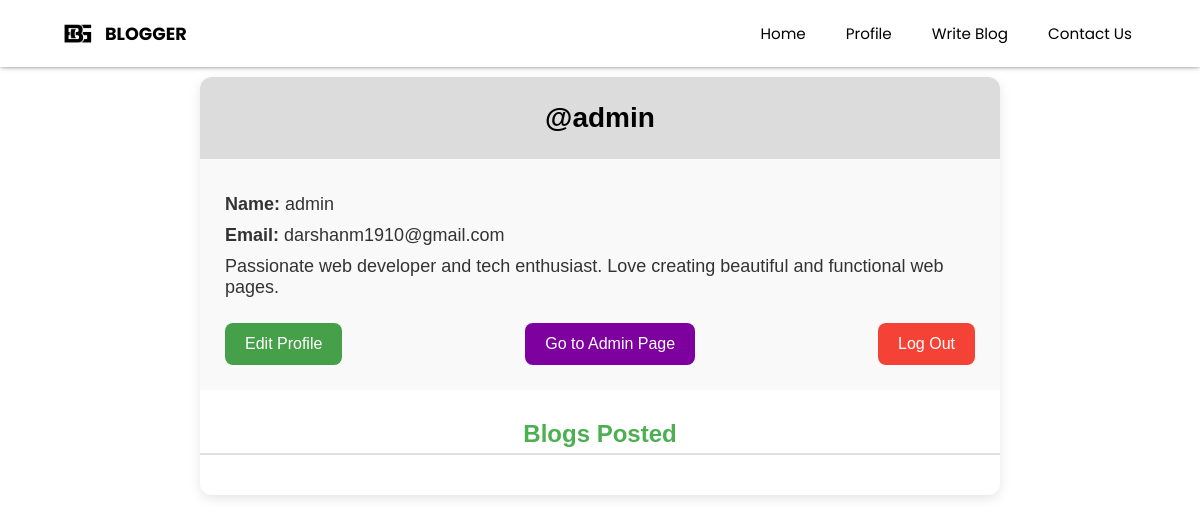
The page /profile/ (signed in) on the database as committed earlier.
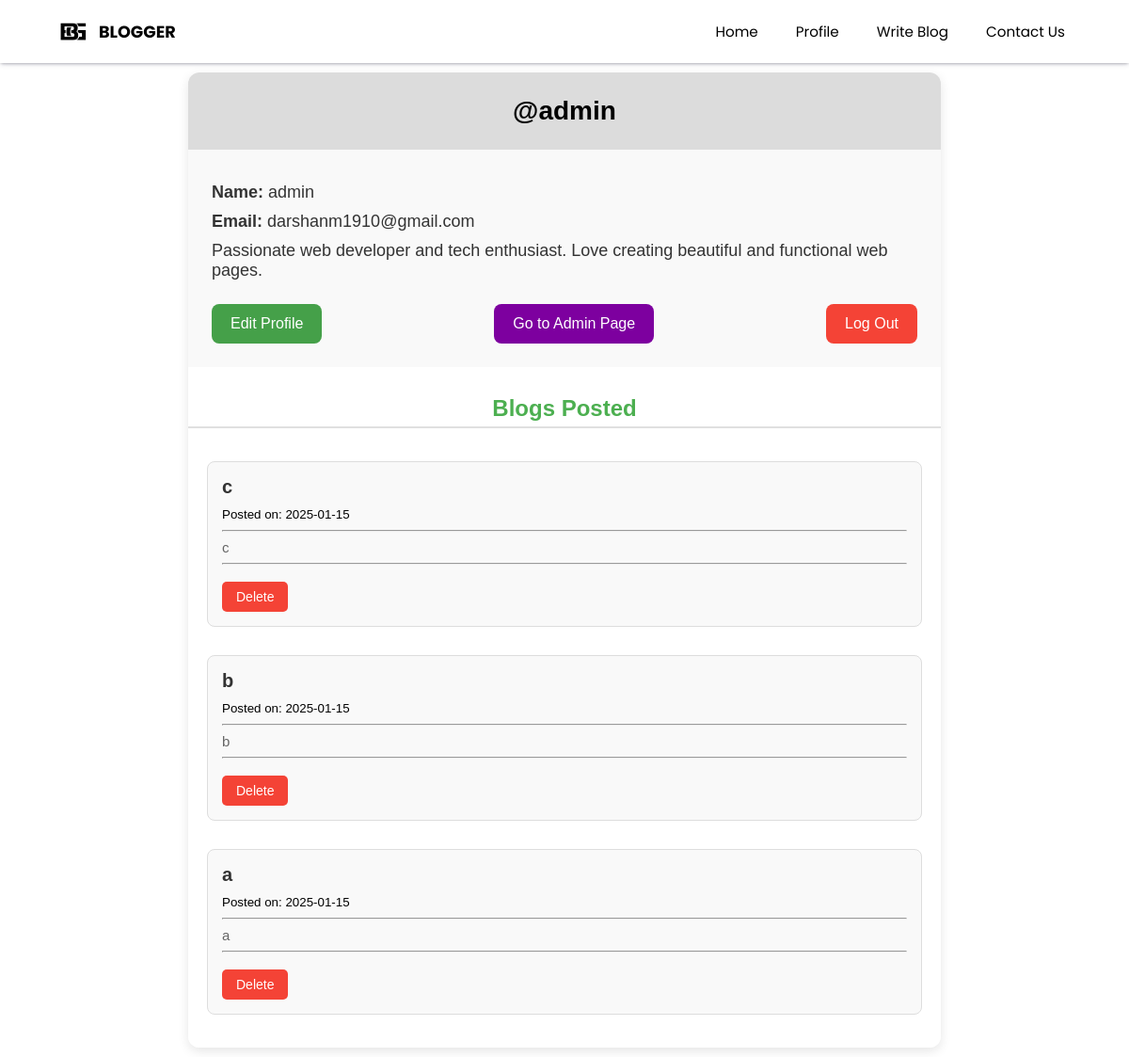
The same page on the database as committed later.
### home/models.py (models this page shows, shortened)
class Blogs(models.Model):
    user_name=models.CharField(max_length=100)
    title=models.CharField(max_length=100)
    content =models.TextField(max_length=10000)
    date =models.DateField()
    ananymous=models.BooleanField(default=False)

### home/views.py (the view)
# urls.py: path("profile/",views.profile,name="Profile"),
def profile(request):
    if isinstance(request.user, AnonymousUser):
        return redirect(login_user)
    data=Blogs.objects.filter(user_name=request.user).values()
    serializer=BlogSerializer(data,many=True)
    d=serializer.data
    if str(request.user)=="admin":
        return render(request,'adminpage.html',{'blogs': d})
    return render(request,'profile.html',{'blogs': d})

### templates/adminpage.html (shortened to what this page needs)
{% extends "base.html" %} {% block title %} Profile {% endblock title %}
{% block css %}
<link rel="stylesheet" href="/static/profilestyle.css" />
{% endblock css %} {% block body %}
<main>
    <div class="container">
        <div class="header">
            <h1>@{{request.user}}</h1>
        </div>
        <div class="profile-info" id="profileInfo">
            <p>
                <strong>Name:</strong>
                <span id="profileName">{{request.user.get_full_name}}</span>
            </p>
            <p>
                <strong>Email:</strong>
                <span id="profileEmail">{{request.user.email}}</span>
            </p>
            <p>
                <span id="profileBio">Passionate web developer and tech enthusiast. Love creating beautiful
                    and functional web pages.</span>
            </p>
            <div class="forms">
                <form action="" method="post">
                    <button type="button">Edit Profile</button>
                </form>
                <form action="/admin/" method="post">
                    <button type="submit" style="background-color: #7d009f;">Go to Admin Page</button>
                </form>
                <form action="/logout/" method="post">
                    <button style="background-color: #f44336" type="submit">
                        Log Out
                    </button>
                </form>
            </div>
        </div>
        <h2>Blogs Posted</h2>
        <div class="blogs">
            {% for blog in blogs %}
            <div class="blog-item">
                <div>
                    <h3>{{blog.title}}</h3>
                    <small>Posted on: {{blog.date}}</small>
                    <hr />
                    <p style="text-align: justify">{{blog.content|linebreaksbr}}</p>
                </div>
                <hr />
                <button>Delete</button>
            </div>
            {% endfor %}
        </div>
    </div>
</main>
{% endblock body %}

### templates/base.html (shortened to what this page needs)
{% load static %}
<!DOCTYPE html>
<html lang="en">
  <head>
    <link
      rel="stylesheet"
      type="text/css"
      target="_blank"
      href="\static\nav.css"
    />
    {% block css %} {% endblock css %}
  </head>
  <body>
    <nav>
      <div class="logo">
        <img src="\static\logo.png" alt="logo" />
        <h1>BLOGGER</h1>
      </div>
      <ul>
        <li>
          <a href="/index">Home</a>
        </li>
        <li>
          <a href="/profile">Profile</a>
        </li>
        <li>
          <a href="/writeblog">Write Blog</a>
        </li>
        <li>
          <a href="/contact">Contact Us</a>
        </li>
      </ul>
    </nav>
     {% block body %} {% endblock body %}
  </body>
</html>

### static/nav.css (style rules this page uses)
* { box-sizing: border-box; -webkit-font-smoothing: antialiased; -moz-osx-font-smoothing: grayscale; }
body { padding: 0; margin: 0; font-family: "Poppins", sans-serif; }
nav { padding: 5px 5%; display: flex; justify-content: space-between; align-items: center; box-shadow: rgba(50, 50, 93, 0.25) 0px 2px 5px -1px, rgba(0, 0, 0, 0.3) 0px 1px 3px -1px; z-index: 1; position: sticky; top: 0; background-color: white; }
nav .logo { display: flex; align-items: center; }
nav .logo img { height: 35px; width: auto; margin-right: 10px; }
nav .logo h1 { font-size: 1.1rem; background: black; -webkit-background-clip: text; background-clip: text; -webkit-text-fill-color: transparent; }
nav ul { list-style: none; display: flex; }
nav ul li { margin-left: 1.5rem; }
nav ul li a { text-decoration: none; color: #000; font-size: 95%; font-weight: 400; padding: 4px 8px; border-radius: 5px; }

### static/profilestyle.css (style rules this page uses)
main { font-family: Arial, sans-serif; margin: 0; padding: 0; }
.container { max-width: 800px; margin: 10px auto; background: #fff; box-shadow: 0 4px 12px rgba(0, 0, 0, 0.1); border-radius: 12px; overflow: hidden; padding: 0; }
.header { background-color: #dcdcdc; padding: 25px; text-align: center; }
.header h1 { font-weight: 700; margin: 0; font-size: 28px; }
.profile-info { padding: 25px; background: #f9f9f9; }
.profile-info p { margin: 10px 0; font-size: 18px; color: #333; }
.profile-info button { margin-top: 15px; padding: 12px 20px; background-color: #45a049; color: #fff; border: none; border-radius: 8px; cursor: pointer; font-size: 16px; }
.forms { display: flex; justify-content: space-between; }
.blogs { padding: 20px; background-color: #fff; display: flex; flex-direction: column-reverse; }
h2 { font-size: 24px; color: #4caf50; border-bottom: 2px solid #e0e0e0; padding-bottom: 5px; text-align: center; margin: 30px 0 0 0; }
.blog-item { margin: 15px 0; padding: 15px; border: 1px solid #ddd; border-radius: 8px; background: #f9f9f9; }
.blog-item h3 { margin: 0 0 8px; font-size: 20px; color: #333; }
.blog-item p { margin: 0; color: #666; font-size: 15px; }
.blog-item button { margin-top: 10px; padding: 8px 15px; background-color: #f44336; color: #fff; border: none; border-radius: 5px; cursor: pointer; font-size: 14px; }

Rows that differ between the two databases and show on the page:
added Blogs: title "a", date "2025-01-15", content "a"
added Blogs: title "b", date "2025-01-15", content "b"
added Blogs: title "c", date "2025-01-15", content "c"
